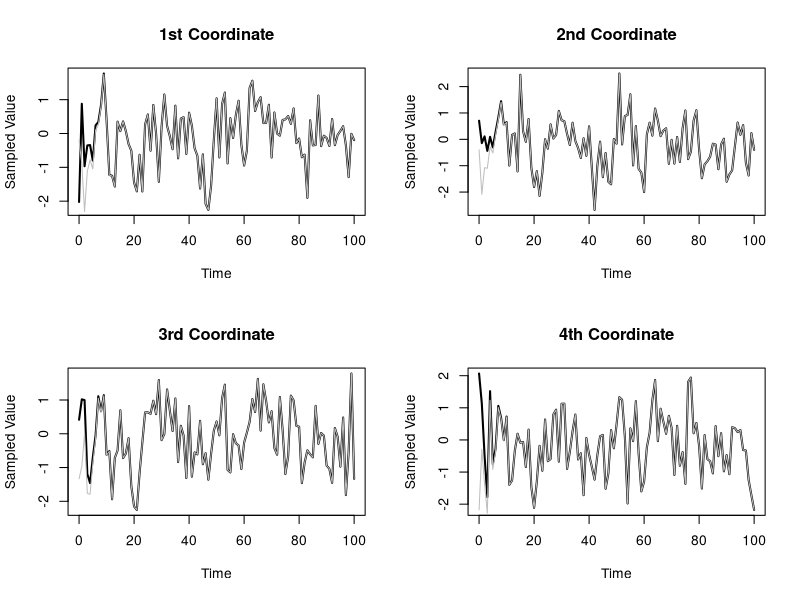
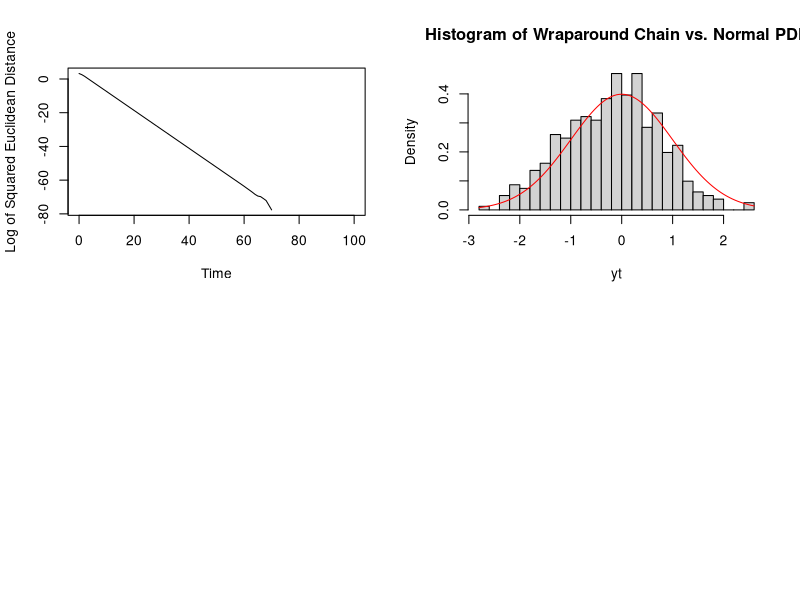
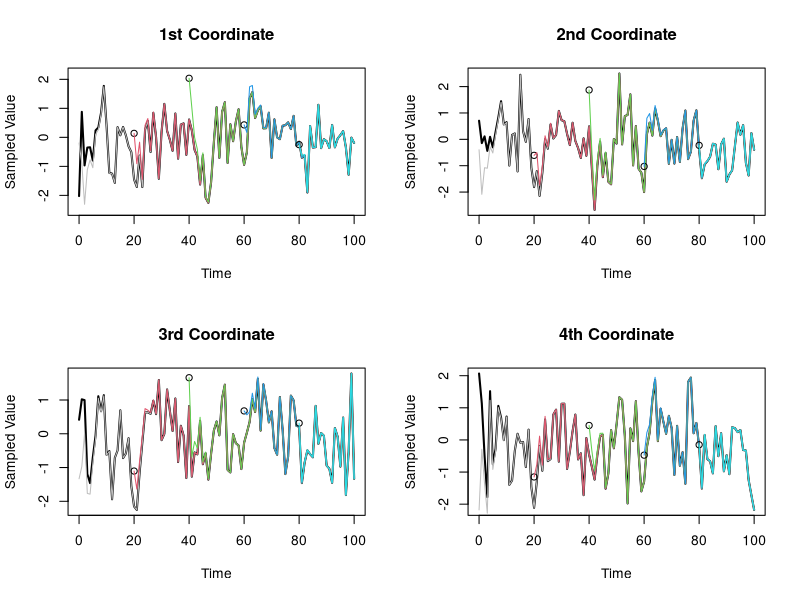

The R script that drew these images, in order:
## ---- chunk 1
# initializing variables
library(MASS)

n = 4
N = 100

cov = 0.5
cov.mat = matrix(rep(cov,n^2), nrow = n)
for(i in 1:n){cov.mat[i,i] = 1}

ind.mat = matrix(rep(0,n^2), nrow = n)
for(i in 1:n){ind.mat[i,i] = 1}

yt = xt = matrix(rep(0, n*(N+1)), nrow = N+1)
## ---- chunk 2
# helper function to simulate mvn gibbs sampler
gibbs.mvn = function(xt, cov.mat){
  v22 = cov.mat[1,1]
  v11 = cov.mat[2:n,2:n]
  v12 = cov.mat[1,2:n]
  sd = sqrt(v22 - v12 %*% solve(v11) %*% v12)
  
  n = dim(xt)[2]
  N = dim(xt)[1]-1
  
  for(i in 2:(N+1)){ # i is the index of the current row
    for(j in 1:n){ # j is the index of the current column
      past = xt[i,1:(j-1)]
      if(j < n){
        past = tail(c(past, xt[i-1,(j+1):n]),n-1)
      }
      mu = v12 %*% solve(v11) %*% past
      xt[i,j] = qnorm(p=xt[i,j], mean=mu, sd=sd)
    }
  }
  return(xt)
}


# initial run of gibbs
set.seed(248)
xt[2:(N+1),] = matrix(runif(n*N), nrow = N)
mu = 0.5
xt[1,] = mvrnorm(mu = rep(mu,n), Sigma= ind.mat)
xt = gibbs.mvn(xt, cov.mat)


# wrap-around gibbs sampled chain
set.seed(248)
yt[2:(N+1),] = matrix(runif(n*N), nrow = N)
yt[1,] = xt[N+1,]
yt = gibbs.mvn(yt, cov.mat)
## ---- chunk 3
# plot convergence of each coupled chain
par(mfrow=c(2,2))
plot(xt[,1]~c(0:N), type="l", lwd=2, xlab="Time", ylab = "Sampled Value", main="1st Coordinate")
lines(yt[,1]~c(0:N), col="grey")
plot(xt[,2]~c(0:N), type="l", lwd=2, xlab="Time", ylab = "Sampled Value", main="2nd Coordinate")
lines(yt[,2]~c(0:N), col="grey")
plot(xt[,3]~c(0:N), type="l", lwd=2, xlab="Time", ylab = "Sampled Value", main="3rd Coordinate")
lines(yt[,3]~c(0:N), col="grey")
plot(xt[,4]~c(0:N), type="l", lwd=2, xlab="Time", ylab = "Sampled Value", main="4th Coordinate")
lines(yt[,4]~c(0:N), col="grey")
## ---- chunk 4
# plot log squared euclidean distances over time
dist = log(rowSums((yt-xt)^2))
plot(dist~c(0:N), type="l", ylab = "Log of Squared Euclidean Distance", xlab="Time")

# plot against normal densities
hist(yt, breaks = 20, freq=FALSE, main="Histogram of Wraparound Chain vs. Normal PDF")
curve(dnorm, add = TRUE, col="red")
## ---- chunk 5
# auxiliary chains

r = 5 # number of auxiliary chains
start = matrix(rep(NA, n*(N+1)), ncol = n)
chain = matrix(rep(NA, n*(N+1)*r), ncol = n)

set.seed(248)
unifs = matrix(runif(n*N), nrow = N)

wrap = function(mat,brk){
  x = mat
  N = nrow(mat)
  x[1:(N - brk+1),] = mat[brk:N,]
  x[(N-brk + 2):N,] = mat[1:brk-1,]
  return(x)
}

set.seed(123)
for(i in 1:(r-1)){
  s = i * N/r
  start[1,] = mvrnorm(mu = rep(mu,n), Sigma= ind.mat)
  start[2:(N+1),] = wrap(unifs, s)
  # start[2:(N-s+1),] = unifs[s:N,]
  # start[(N-s+2):(N+1),] = unifs[1:s-1]
  chain[((i-1)*(N+1) + 1):(i*(N+1)),] = wrap(gibbs.mvn(start,cov.mat), N-s+3)
}
## ---- chunk 6
par(mfrow=c(2,2))

plot(xt[,1]~c(0:N), type="l", lwd=2, xlab="Time", ylab = "Sampled Value", 
     main="1st Coordinate", ylim = c(-2.5,2.2))
lines(yt[,1]~c(0:N), col="grey")
for(i in 1:(r-1)){
  s = i * N/r
  points(chain[(i-1) * (N+1) + s+1,1]~c(s))
  lines(chain[((i-1) * (N+1) + s+1):(i * (N+1)),1]~c(s:N), col=i+1)
}

plot(xt[,2]~c(0:N), type="l", lwd=2, xlab="Time", ylab = "Sampled Value", 
     main="2nd Coordinate")
lines(yt[,2]~c(0:N), col="grey")
for(i in 1:(r-1)){
  s = i * N/r
  points(chain[(i-1) * (N+1) + s+1,2]~c(s))
  lines(chain[((i-1) * (N+1) + s+1):(i * (N+1)),2]~c(s:N), col=i+1)
}

plot(xt[,3]~c(0:N), type="l", lwd=2, xlab="Time", ylab = "Sampled Value", 
     main="3rd Coordinate")
lines(yt[,3]~c(0:N), col="grey")
for(i in 1:(r-1)){
  s = i * N/r
  points(chain[(i-1) * (N+1) + s+1,3]~c(s))
  lines(chain[((i-1) * (N+1) + s+1):(i * (N+1)),3]~c(s:N), col=i+1)
}

plot(xt[,4]~c(0:N), type="l", lwd=2, xlab="Time", ylab = "Sampled Value", 
     main="4th Coordinate")
lines(yt[,4]~c(0:N), col="grey")
for(i in 1:(r-1)){
  s = i * N/r
  points(chain[(i-1) * (N+1) + s+1,4]~c(s))
  lines(chain[((i-1) * (N+1) + s+1):(i * (N+1)),4]~c(s:N), col=i+1)
}
